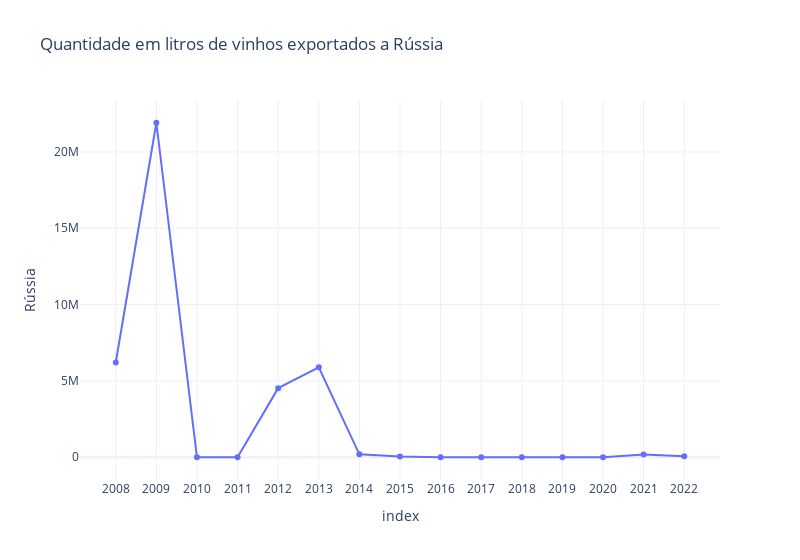

The notebook cell saved with this chart:
### Code cell
#Gráfico de linha Quantidade Rússia
fig =px.line(df_quantidade,  x=df_quantidade.index, y='Rússia',markers=True,template='plotly_white',
             title='Quantidade em litros de vinhos exportados a Rússia',width = 800)
fig.show()

### Figure 1 — Plotly figure (JSON) as saved in the notebook; plotly's stock layout.template omitted (floating-point values rounded to 4 significant figures)
{"data": [{"hovertemplate": "index=%{x}<br>Rússia=%{y}<extra></extra>", "legendgroup": "", "line": {"color": "#636efa", "dash": "solid"}, "marker": {"symbol": "circle"}, "mode": "lines+markers", "name": "", "orientation": "v", "showlegend": false, "type": "scatter", "x": ["2008", "2009", "2010", "2011", "2012", "2013", "2014", "2015", "2016", "2017", "2018", "2019", "2020", "2021", "2022"], "xaxis": "x", "y": [6207658, 21912914, 0, 0, 4528176, 5893291, 190656, 47664, 0, 0, 0, 0, 1463, 181931, 66046], "yaxis": "y"}], "layout": {"legend": {"tracegroupgap": 0}, "title": {"text": "Quantidade em litros de vinhos exportados a Rússia"}, "width": 800, "xaxis": {"anchor": "y", "domain": [0, 1], "title": {"text": "index"}}, "yaxis": {"anchor": "x", "domain": [0, 1], "title": {"text": "Rússia"}}}}
